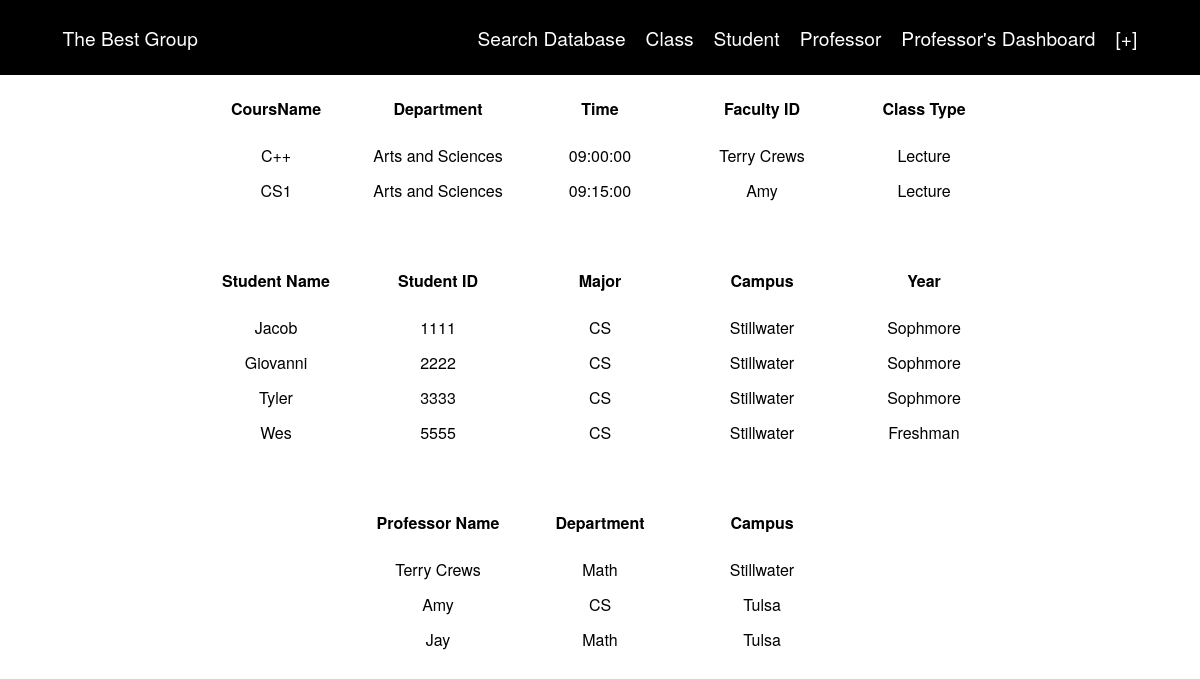
The app's page /data.php with its own data.
### tables this page shows
CREATE TABLE IF NOT EXISTS `Course` (
  `CourseName` varchar(20) NOT NULL,
  `Department` varchar(20) DEFAULT NULL,
  `Time` time DEFAULT NULL,
  `FID` int(11) DEFAULT NULL,
  `Class_Type` set('Online','Lecture') DEFAULT NULL,
  PRIMARY KEY (`CourseName`),
  KEY `FID` (`FID`)
);

CREATE TABLE IF NOT EXISTS `Faculty` (
  `FID` int(11) NOT NULL,
  `Name` varchar(20) DEFAULT NULL,
  `Email` varchar(40) DEFAULT NULL,
  `Phone_number` varchar(30) DEFAULT NULL,
  `Department` varchar(20) DEFAULT NULL,
  `Date_of_birth` date DEFAULT NULL,
  `Campus` set('Stillwater','Tulsa') DEFAULT NULL,
  `Education_Level` varchar(30) DEFAULT NULL,
  `Field_of_Study` varchar(30) DEFAULT NULL,
  PRIMARY KEY (`FID`)
);

CREATE TABLE IF NOT EXISTS `Student` (
  `SID` int(11) NOT NULL,
  `Name` varchar(20) DEFAULT NULL,
  `Email` varchar(40) DEFAULT NULL,
  `Phone` varchar(20) DEFAULT NULL,
  `Date_of_Birth` date DEFAULT NULL,
  `Major` varchar(20) DEFAULT NULL,
  `Campus` set('Stillwater','Tulsa') DEFAULT NULL,
  `Year` varchar(10) DEFAULT NULL,
  PRIMARY KEY (`SID`)
);

### data.php (the view, shortened to what this page needs)
    <!DOCTYPE HTML>
    <html>
    <head>
		<link href="style.css" rel="stylesheet" type="text/css">
    </head>
		<header class="main-header">
			<p class="name">The Best Group</p>
			<ul class="nav">
				<li><a href="index.php">Search Database</a></li>
				<li><div class="dropdown">
  						Class
					</div></li>
				<li><div class="dropdown">
  						Student
					</div></li>
				<li><div class="dropdown">
  						Professor
					</div></li>
				<li><div class="dropdown">
  						Professor's Dashboard
					</div></li>
				<li><a href="data.php">[+]</a></li>
			</ul>
		</header>
		<body>
<?php
	$mysqli = new mysqli('localhost','root','','Project_Schema');
	$resultClasses = $mysqli->query("SELECT * FROM Course");
	$resultStudents = $mysqli->query("SELECT * FROM Student");
	$resultProfessors = $mysqli->query("SELECT * FROM Faculty");
?>
      <table align="center">
       <tr>
		   <td><b>CoursName</b></td><td><b>Department</b></td><td><b>Time</b></td><td><b>Faculty ID</b></td><td><b>Class Type</b></td>
		  </tr>
		  <tr>
		  <td>
			  <?php
			  while($rows = $resultClasses->fetch_assoc()){
				  $course = $rows['CourseName'];
				  $dept = $rows['Department'];
				  $time = $rows['Time'];
				  $faculty = $rows['FID'];
				  $classtype = $rows['Class_Type'];
				  if($faculty != ''){
				  $facultyNameQuery = $mysqli->query("Select name FROM Faculty WHERE FID = $faculty");
				  $fname = $facultyNameQuery->fetch_assoc();
				  $fnameResults = $fname['name'];
				  } else {
					  $fnameResults = 'No Professor Yet';
				  }
				  echo "<tr><td>$course</td><td>$dept</td><td>$time</td><td>$fnameResults</td><td>$classtype</td></tr>";
			  }
			  ?>
			  </td>
		  </tr>
		  </table>
		<br>
		  <table align="center">
		  <tr><td><b>Student Name</b></td><td><b>Student ID</b></td><td><b>Major</b></td><td><b>Campus</b></td><td><b>Year</b></td></tr>
		  <tr>
		  <td>
			  <?php
			  while($row = $resultStudents->fetch_assoc()){
				  $name = $row['Name'];
				  $SID = $row['SID'];
				  $major = $row['Major'];
				  $campus = $row['Campus'];
				  $year = $row['Year'];
				  echo "<tr><td>$name</td><td>$SID</td><td>$major</td><td>$campus</td><td>$year</td></tr>";
			  }
			  ?>
			  </td>
		  </tr>
		  </table>
		<br>
		  <table align="center">
		  <tr><td><b>Professor Name</b></td><td><b>Department</b></td><td><b>Campus</b></td></tr>
		  <tr>
		  <td>
			  <?php
			  while($row = $resultProfessors->fetch_assoc()){
				  $name = $row['Name'];
				  $department = $row['Department'];
				  $campus = $row['Campus'];
				  echo "<tr><td>$name</td><td>$department</td><td>$campus</td></tr>";
			  }
			  ?>
			  </td>
		  </tr>
      </table>
    </body>
    </html>

### style.css (style rules this page uses)
* { box-sizing: border-box; }
header { font-size: 1.2em; height: 75px; color: white; padding-left: 3em; padding-right: 3em; }
body { width: 100%; margin: 0; text-align: center; font-family:Gotham, "Helvetica Neue", Helvetica, Arial, "sans-serif"; }
ul { list-style: none; }
a { text-decoration: none; }
table { padding: 15px; text-align: center; align-content: center; align-self: center; }
tr, th { padding: 15px; }
td { padding: 5px; width: 10em; }
a:link { color: white; }
.main-header { background: black; color: white; }
.name { padding: 5px; }
.nav li { list-style: none; padding: 5px; padding-left: 15px; }
.dropdown { position: relative; display: inline-block; }
@media (min-width: 789px) { .name { float: left; } }
@media (min-width: 789px) { .nav { float: right; } }
@media (min-width: 789px) { .nav li { float: left; } }

### records on screen
course: CourseName "C++", Department "Arts and Sciences", Time "09:00:00", FID.Name "Terry Crews", Class_Type "Lecture"
course: CourseName "CS1", Department "Arts and Sciences", Time "09:15:00", FID.Name "Amy", Class_Type "Lecture"
student: Name "Jacob", SID "1111", Major "CS", Campus "Stillwater", Year "Sophmore"
student: Name "Giovanni", SID "2222", Major "CS", Campus "Stillwater", Year "Sophmore"
student: Name "Tyler", SID "3333", Major "CS", Campus "Stillwater", Year "Sophmore"
student: Name "Wes", SID "5555", Major "CS", Campus "Stillwater", Year "Freshman"
faculty: Name "Terry Crews", Department "Math", Campus "Stillwater"
faculty: Name "Amy", Department "CS", Campus "Tulsa"
faculty: Name "Jay", Department "Math", Campus "Tulsa"
